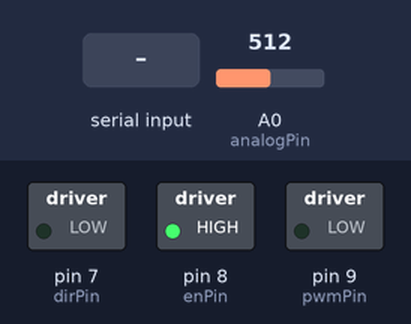
Bench run of a sketch on a simulated Arduino Uno, built with avr-gcc and run on an emulated ATmega328P. Parts: switched loads named in the sketch (green lamp = pin HIGH). The test bench sets the inputs (shaded band); at power-on: A0 (analogPin) = 512. What the sketch prints to the serial monitor is not drawn.

Above: at 1.2 s.
1.3 s: "R" received over Serial
At 1.7 s:
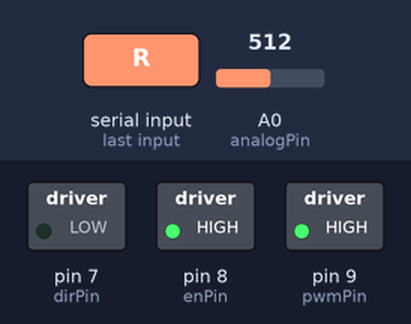
2.8 s: "L" received over Serial
At 3.1 s:
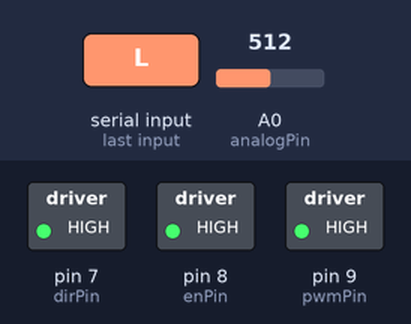
4.3 s: "C" received over Serial
At 5.7 s:
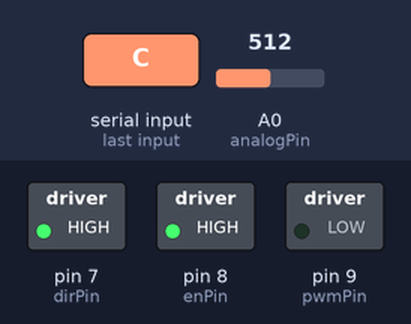
Timing chart, 0 to 7.3 s (numbered marks = the images above; inputs shaded):
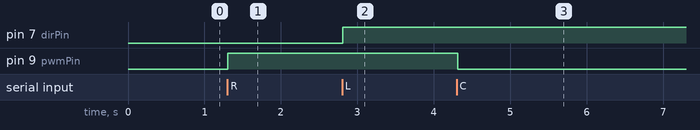

The sketch:

arduino_code.ino
```cpp
const int pwmPin = 9;
const int dirPin = 7;
const int enPin  = 8;
const int analogPin = A0;

const int MOTOR_SPEED = 255;   // full speed, reduce if too aggressive

void stopMotor() {
  analogWrite(pwmPin, 0);
}

void moveLeft() {
  digitalWrite(enPin, HIGH);
  digitalWrite(dirPin, LOW);   // swap LOW/HIGH if direction is reversed
  analogWrite(pwmPin, MOTOR_SPEED);
}

void moveRight() {
  digitalWrite(enPin, HIGH);
  digitalWrite(dirPin, HIGH);  // swap if direction is reversed
  analogWrite(pwmPin, MOTOR_SPEED);
}

void setup() {
  pinMode(pwmPin, OUTPUT);
  pinMode(dirPin, OUTPUT);
  pinMode(enPin, OUTPUT);
  pinMode(analogPin, INPUT);

  digitalWrite(enPin, HIGH);
  stopMotor();

  Serial.begin(9600);
}

void loop() {
  int a0Value = analogRead(analogPin);

  Serial.print("A0 raw: ");
  Serial.println(a0Value);

  if (Serial.available()) {
    char c = Serial.read();

    if (c == 'R') {
      moveLeft();
    }
    else if (c == 'L') {
      moveRight();
    }
    else if (c == 'C' || c == 'S') {
      stopMotor();
    }
  }

  delay(20);
}
```

Measured:
- after the input at 1.3 s, pin 9 (pwmPin): LOW → HIGH at once
- after the input at 2.8 s, pin 7 (dirPin): LOW → HIGH at once
- after the input at 4.3 s, pin 9 (pwmPin): HIGH → LOW at once
